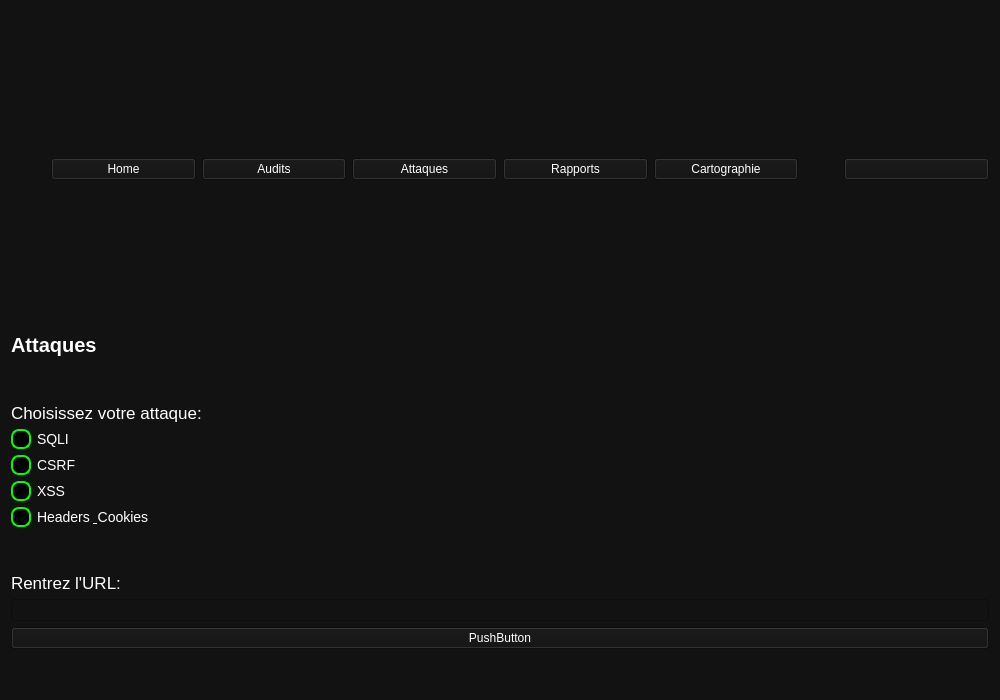
<?xml version="1.0" encoding="UTF-8"?>
<ui version="4.0">
 <class>Attaques</class>
 <widget class="QWidget" name="Attaques">
  <property name="geometry">
   <rect>
    <x>0</x>
    <y>0</y>
    <width>1000</width>
    <height>700</height>
   </rect>
  </property>
  <property name="windowTitle">
   <string>Attaques</string>
  </property>
  <property name="styleSheet">
   <string notr="true">background-color: rgb(18, 18, 18);
color:white</string>
  </property>
  <layout class="QGridLayout" name="gridLayout">
   <item row="0" column="0">
    <layout class="QHBoxLayout" name="gridLayoutMenuAttaques">
     <item>
      <spacer name="horizontalSpacer">
       <property name="sizeHint" stdset="0">
        <size>
         <width>40</width>
         <height>20</height>
        </size>
       </property>
      </spacer>
     </item>
     <item>
      <widget class="QPushButton" name="pushButtonHomeAttaques">
       <property name="styleSheet">
        <string notr="true">QPushButton {
    background-color: #00C853; /* Vert */
    color: white;
    font-weight: bold;
    border-radius: 5px;
    padding: 8px;
}
QPushButton:hover {
    background-color: #009624; / survol */
}</string>
       </property>
       <property name="text">
        <string>Home</string>
       </property>
      </widget>
     </item>
     <item>
      <widget class="QPushButton" name="pushButtonAuditsAttaques">
       <property name="styleSheet">
        <string notr="true">QPushButton {
    background-color: #00C853; /* Vert */
    color: white;
    font-weight: bold;
    border-radius: 5px;
    padding: 8px;
}
QPushButton:hover {
    background-color: #009624; / survol */
}</string>
       </property>
       <property name="text">
        <string>Audits</string>
       </property>
      </widget>
     </item>
     <item>
      <widget class="QPushButton" name="pushButtonAttaquesAttaques">
       <property name="styleSheet">
        <string notr="true">QPushButton {
    background-color: #00C853; /* Vert */
    color: white;
    font-weight: bold;
    border-radius: 5px;
    padding: 8px;
}
QPushButton:hover {
    background-color: #009624; / survol */
}</string>
       </property>
       <property name="text">
        <string>Attaques</string>
       </property>
      </widget>
     </item>
     <item>
      <widget class="QPushButton" name="pushButtonRapportsAttaques">
       <property name="styleSheet">
        <string notr="true">QPushButton {
    background-color: #00C853; /* Vert */
    color: white;
    font-weight: bold;
    border-radius: 5px;
    padding: 8px;
}
QPushButton:hover {
    background-color: #009624; / survol */
}</string>
       </property>
       <property name="text">
        <string>Rapports</string>
       </property>
      </widget>
     </item>
     <item>
      <widget class="QPushButton" name="pushButtonCartographieAttaques">
       <property name="styleSheet">
        <string notr="true">QPushButton {
    background-color: #00C853; /* Vert */
    color: white;
    font-weight: bold;
    border-radius: 5px;
    padding: 8px;
}
QPushButton:hover {
    background-color: #009624; / survol */
}</string>
       </property>
       <property name="text">
        <string>Cartographie</string>
       </property>
      </widget>
     </item>
     <item>
      <spacer name="horizontalSpacer_2">
       <property name="sizeHint" stdset="0">
        <size>
         <width>40</width>
         <height>20</height>
        </size>
       </property>
      </spacer>
     </item>
     <item>
      <widget class="QPushButton" name="pushButtonDeconnexionAttaques">
       <property name="text">
        <string/>
       </property>
      </widget>
     </item>
    </layout>
   </item>
   <item row="1" column="0">
    <layout class="QGridLayout" name="gridLayoutContentAttaques">
     <item row="1" column="0">
      <spacer name="verticalSpacer">
       <property name="sizeHint" stdset="0">
        <size>
         <width>20</width>
         <height>40</height>
        </size>
       </property>
      </spacer>
     </item>
     <item row="8" column="0">
      <widget class="QLabel" name="labelUrlAttaques">
       <property name="font">
        <font>
         <pointsize>13</pointsize>
        </font>
       </property>
       <property name="text">
        <string>Rentrez l'URL:</string>
       </property>
      </widget>
     </item>
     <item row="12" column="0">
      <spacer name="verticalSpacer_3">
       <property name="sizeHint" stdset="0">
        <size>
         <width>20</width>
         <height>40</height>
        </size>
       </property>
      </spacer>
     </item>
     <item row="3" column="0">
      <widget class="QCheckBox" name="checkBoxSQLI">
       <property name="styleSheet">
        <string notr="true">QCheckBox {
    color: white;
    font-size: 14px;
}

QCheckBox::indicator {
    width: 16px;
    height: 16px;
    border-radius: 8px;
    border: 2px solid #00FF00; 
    background: black;
}

QCheckBox::indicator:checked {
    background: #00FF00; 
}</string>
       </property>
       <property name="text">
        <string>SQLI</string>
       </property>
      </widget>
     </item>
     <item row="0" column="0">
      <widget class="QLabel" name="labelNomAttaques">
       <property name="font">
        <font>
         <pointsize>15</pointsize>
         <bold>true</bold>
        </font>
       </property>
       <property name="text">
        <string>Attaques</string>
       </property>
      </widget>
     </item>
     <item row="2" column="0">
      <widget class="QLabel" name="labelChoixAttaques">
       <property name="font">
        <font>
         <pointsize>13</pointsize>
        </font>
       </property>
       <property name="text">
        <string>Choisissez votre attaque:</string>
       </property>
      </widget>
     </item>
     <item row="9" column="0">
      <widget class="QLineEdit" name="lineEditUrlAttaques"/>
     </item>
     <item row="4" column="0">
      <widget class="QCheckBox" name="checkBoxCSRF">
       <property name="styleSheet">
        <string notr="true">QCheckBox {
    color: white;
    font-size: 14px;
}

QCheckBox::indicator {
    width: 16px;
    height: 16px;
    border-radius: 8px;
    border: 2px solid #00FF00; 
    background: black;
}

QCheckBox::indicator:checked {
    background: #00FF00; 
}</string>
       </property>
       <property name="text">
        <string>CSRF</string>
       </property>
      </widget>
     </item>
     <item row="7" column="0">
      <spacer name="verticalSpacer_2">
       <property name="sizeType">
        <enum>QSizePolicy::Fixed</enum>
       </property>
       <property name="sizeHint" stdset="0">
        <size>
         <width>20</width>
         <height>40</height>
        </size>
       </property>
      </spacer>
     </item>
     <item row="5" column="0">
      <widget class="QCheckBox" name="checkBoxXSS">
       <property name="styleSheet">
        <string notr="true">QCheckBox {
    color: white;
    font-size: 14px;
}

QCheckBox::indicator {
    width: 16px;
    height: 16px;
    border-radius: 8px;
    border: 2px solid #00FF00; 
    background: black;
}

QCheckBox::indicator:checked {
    background: #00FF00; 
}</string>
       </property>
       <property name="text">
        <string>XSS</string>
       </property>
      </widget>
     </item>
     <item row="11" column="0">
      <widget class="QPushButton" name="pushButtonLancerAttaques">
       <property name="styleSheet">
        <string notr="true">QPushButton {
    background-color: #00C853; /* Vert */
    color: white;
    font-weight: bold;
    border-radius: 10px;
    padding: 8px;
}
QPushButton:hover {
    background-color: #009624; / survol */
}</string>
       </property>
       <property name="text">
        <string>PushButton</string>
       </property>
      </widget>
     </item>
     <item row="6" column="0">
      <widget class="QCheckBox" name="checkBoxHEADERSCOOKIES">
       <property name="styleSheet">
        <string notr="true">QCheckBox {
    color: white;
    font-size: 14px;
}

QCheckBox::indicator {
    width: 16px;
    height: 16px;
    border-radius: 8px;
    border: 2px solid #00FF00; 
    background: black;
}

QCheckBox::indicator:checked {
    background: #00FF00; 
}</string>
       </property>
       <property name="text">
        <string>Headers &amp; Cookies</string>
       </property>
      </widget>
     </item>
    </layout>
   </item>
  </layout>
 </widget>
 <resources/>
 <connections/>
</ui>
